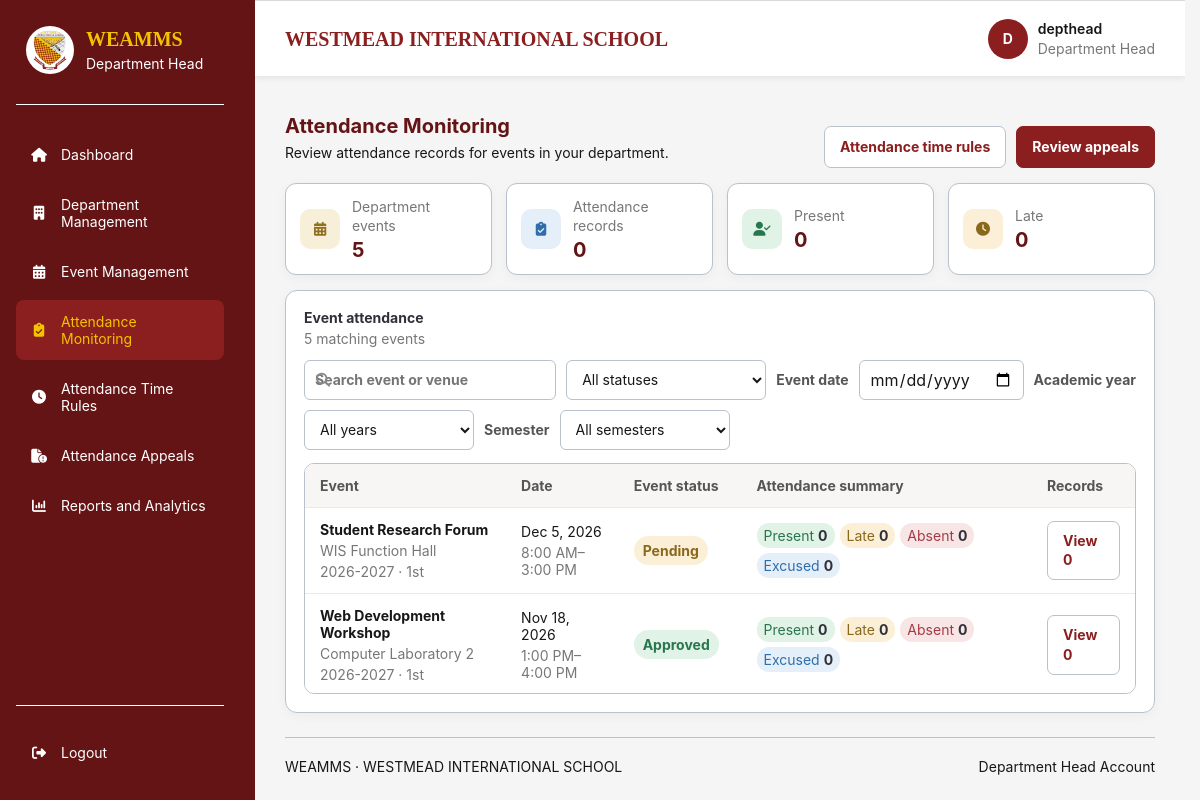
The page /department-head/attendance/index.php (signed in) on the database its author committed.
### tables this page shows
CREATE TABLE `events` (
  `event_id` bigint(20) UNSIGNED NOT NULL,
  `department_id` bigint(20) UNSIGNED NOT NULL,
  `requested_by` bigint(20) UNSIGNED NOT NULL,
  `academic_period_id` bigint(20) UNSIGNED NOT NULL,
  `event_title` varchar(200) NOT NULL,
  `event_description` text DEFAULT NULL,
  `venue` varchar(200) DEFAULT NULL,
  `start_at` datetime NOT NULL,
  `end_at` datetime NOT NULL,
  `attendance_opens_at` datetime DEFAULT NULL,
  `attendance_closes_at` datetime DEFAULT NULL,
  `event_status` enum('pending','approved','rejected','cancelled','cancellation_requested','completed') NOT NULL DEFAULT 'pending',
  `admin_reviewed_by` bigint(20) UNSIGNED DEFAULT NULL,
  `admin_reviewed_at` datetime DEFAULT NULL,
  `admin_remarks` text DEFAULT NULL,
  `cancellation_requested_at` datetime DEFAULT NULL,
  `cancellation_requested_by` bigint(20) UNSIGNED DEFAULT NULL,
  `cancellation_request_remarks` text DEFAULT NULL,
  `created_at` timestamp NOT NULL DEFAULT current_timestamp(),
  `updated_at` timestamp NOT NULL DEFAULT current_timestamp() ON UPDATE current_timestamp()
);

CREATE TABLE `academic_periods` (
  `academic_period_id` bigint(20) UNSIGNED NOT NULL,
  `academic_year` varchar(20) NOT NULL,
  `semester` enum('1st','2nd','Summer','Other') NOT NULL DEFAULT '1st',
  `start_date` date NOT NULL,
  `end_date` date NOT NULL,
  `is_current` tinyint(1) NOT NULL DEFAULT 0,
  `created_at` timestamp NOT NULL DEFAULT current_timestamp()
);

### includes/department_head_context.php (called while the page is built, shortened)
<?php
function dhEscape(mixed $value): string
{
    return htmlspecialchars(
        (string) $value,
        ENT_QUOTES,
        'UTF-8'
    );
}

### department-head/attendance/index.php (the view, shortened to what this page needs)
<?php
require_once __DIR__ . '/../../includes/department_head_layout_start.php';
$search = trim(is_string($_GET['q'] ?? null) ? $_GET['q'] : '');
$dateFilter = $_GET['date'] ?? '';
$sql = "
    SELECT e.event_id, e.event_title, e.venue, e.start_at, e.end_at,
           e.event_status, ap.academic_year, ap.semester,
           COALESCE(a.record_count, 0) AS record_count,
           COALESCE(a.present_count, 0) AS present_count,
           COALESCE(a.late_count, 0) AS late_count,
           COALESCE(a.absent_count, 0) AS absent_count,
           COALESCE(a.excused_count, 0) AS excused_count
    FROM events e
    INNER JOIN academic_periods ap
        ON ap.academic_period_id = e.academic_period_id
    LEFT JOIN (
        SELECT ea.event_id,
               COUNT(*) AS record_count,
               SUM(ea.attendance_status = 'present') AS present_count,
               SUM(ea.attendance_status = 'late') AS late_count,
               SUM(ea.attendance_status = 'absent') AS absent_count,
               SUM(ea.attendance_status = 'excused') AS excused_count
        FROM event_attendance ea
        INNER JOIN event_attendance_roster r
            ON r.event_id = ea.event_id AND r.student_id = ea.student_id
        INNER JOIN events scoped_event ON scoped_event.event_id = ea.event_id
        WHERE scoped_event.department_id = :stats_department_id
          AND r.department_id = scoped_event.department_id
        GROUP BY ea.event_id
    ) a ON a.event_id = e.event_id
    WHERE e.department_id = :department_id";
$params = [
    'stats_department_id' => $departmentId,
    'department_id' => $departmentId,
];
$sql .= ' ORDER BY e.start_at DESC, e.event_id DESC';
$stmt = $pdo->prepare($sql);
$stmt->execute($params);
$events = $stmt->fetchAll(PDO::FETCH_ASSOC);
$summaryStmt = $pdo->prepare(
    "SELECT COUNT(DISTINCT e.event_id) AS event_count,
            COUNT(r.student_id) AS record_count,
            COALESCE(SUM(r.student_id IS NOT NULL AND ea.attendance_status = 'present'), 0) AS present_count,
            COALESCE(SUM(r.student_id IS NOT NULL AND ea.attendance_status = 'late'), 0) AS late_count,
            COALESCE(SUM(r.student_id IS NOT NULL AND ea.attendance_status = 'absent'), 0) AS absent_count,
            COALESCE(SUM(r.student_id IS NOT NULL AND ea.attendance_status = 'excused'), 0) AS excused_count
     FROM events e
     LEFT JOIN event_attendance ea ON ea.event_id = e.event_id
     LEFT JOIN event_attendance_roster r
        ON r.event_id = ea.event_id AND r.student_id = ea.student_id
       AND r.department_id = e.department_id
     WHERE e.department_id = ?"
);
$summaryStmt->execute([$departmentId]);
$summary = $summaryStmt->fetch(PDO::FETCH_ASSOC);
?>
<section class="dashboard-section management-page attendance-monitoring-content">
    <div class="section-heading">
        <div>
            <h2>Attendance Monitoring</h2>
            <p>Review attendance records for events in your department.</p>
        </div>
        <div class="management-form-actions">
            <a class="management-button management-button-secondary" href="<?= dhEscape($baseUrl) ?>/department-head/attendance-settings/index.php">Attendance time rules</a>
            <a class="management-button" href="<?= dhEscape($baseUrl) ?>/department-head/appeals/index.php">Review appeals</a>
        </div>
    </div>
    <div class="attendance-monitor-summary">
        <article class="attendance-monitor-card">
            <span class="attendance-monitor-icon"><i class="fa-solid fa-calendar-days" aria-hidden="true"></i></span>
            <div><span>Department events</span><strong><?= (int) $summary['event_count'] ?></strong></div>
        </article>
        <article class="attendance-monitor-card">
            <span class="attendance-monitor-icon monitor-icon-blue"><i class="fa-solid fa-clipboard-check" aria-hidden="true"></i></span>
            <div><span>Attendance records</span><strong><?= (int) $summary['record_count'] ?></strong></div>
        </article>
        <article class="attendance-monitor-card">
            <span class="attendance-monitor-icon monitor-icon-green"><i class="fa-solid fa-user-check" aria-hidden="true"></i></span>
            <div><span>Present</span><strong><?= (int) $summary['present_count'] ?></strong></div>
        </article>
        <article class="attendance-monitor-card">
            <span class="attendance-monitor-icon monitor-icon-gold"><i class="fa-solid fa-clock" aria-hidden="true"></i></span>
            <div><span>Late</span><strong><?= (int) $summary['late_count'] ?></strong></div>
        </article>
    </div>
    <div class="attendance-monitor-panel">
        <div class="attendance-monitor-panel-heading">
            <div>
                <h3>Event attendance</h3>
                <p><?= count($events) ?> matching <?= count($events) === 1 ? 'event' : 'events' ?></p>
            </div>
        </div>
        <form class="management-filter attendance-monitor-filter" method="get" action="<?= dhEscape($baseUrl) ?>/department-head/attendance/index.php">
            <label class="attendance-monitor-search">
                <input type="search" name="q" value="<?= dhEscape($search) ?>" placeholder="Search event or venue">
            </label>
            <select id="event-status" name="status" onchange="this.form.requestSubmit()">
                <option value="">All statuses</option>
            </select>
            <label for="event-date">Event date</label>
            <input id="event-date" type="date" name="date" value="<?= dhEscape($dateFilter) ?>" onchange="this.form.requestSubmit()">
            <label for="academic-year">Academic year</label>
            <select id="academic-year" name="academic_year" onchange="this.form.requestSubmit()">
                <option value="">All years</option>
            </select>
            <label for="semester">Semester</label>
            <select id="semester" name="semester" onchange="this.form.requestSubmit()">
                <option value="">All semesters</option>
            </select>
        </form>
        <?php if ($events === []): ?>
            <div class="department-panel empty-state">
                <i class="fa-solid fa-clipboard-list" aria-hidden="true"></i>
                <strong>No matching events</strong>
                <p>Events and their attendance summaries will appear here.</p>
            </div>
        <?php else: ?>
            <div class="management-table-wrap attendance-event-scroll">
                <table class="management-table">
                    <thead>
                        <tr>
                            <th scope="col">Event</th>
                            <th scope="col">Date</th>
                            <th scope="col">Event status</th>
                            <th scope="col">Attendance summary</th>
                            <th scope="col">Records</th>
                        </tr>
                    </thead>
                    <tbody>
                        <?php foreach ($events as $event): ?>
                            <?php $eventStatus = strtolower($event['event_status']); ?>
                            <tr>
                                <td data-label="Event">
                                    <strong><?= dhEscape($event['event_title']) ?></strong>
                                    <span><?= dhEscape($event['venue'] ?: 'Venue not specified') ?></span>
                                    <span><?= dhEscape($event['academic_year']) ?> · <?= dhEscape($event['semester']) ?></span>
                                </td>
                                <td data-label="Date">
                                    <?= dhEscape(date('M j, Y', strtotime($event['start_at']))) ?>
                                    <span><?= dhEscape(date('g:i A', strtotime($event['start_at']))) ?>–<?= dhEscape(date('g:i A', strtotime($event['end_at']))) ?></span>
                                </td>
                                <td data-label="Event status">
                                    <span class="status-pill status-<?= dhEscape($eventStatus) ?>">
                                        <?= dhEscape(ucfirst($eventStatus)) ?>
                                    </span>
                                </td>
                                <td data-label="Attendance summary">
                                    <div class="attendance-status-counts">
                                        <span class="monitor-count-present">Present <strong><?= (int) $event['present_count'] ?></strong></span>
                                        <span class="monitor-count-late">Late <strong><?= (int) $event['late_count'] ?></strong></span>
                                        <span class="monitor-count-absent">Absent <strong><?= (int) $event['absent_count'] ?></strong></span>
                                        <span class="monitor-count-excused">Excused <strong><?= (int) $event['excused_count'] ?></strong></span>
                                    </div>
                                </td>
                                <td data-label="Records">
                                    <a class="management-button management-button-secondary" href="<?= dhEscape($baseUrl) ?>/department-head/attendance/records.php?event_id=<?= (int) $event['event_id'] ?>">
                                        View <?= (int) $event['record_count'] ?>
                                    </a>
                                </td>
                            </tr>
                        <?php endforeach; ?>
                    </tbody>
                </table>
            </div>
        <?php endif; ?>
    </div>
</section>
<?php require __DIR__ . '/../../includes/footer.php'; ?>
</main>
</body>
</html>

### assets/css/style.css (style rules this page uses)
:root { --wis-maroon-light: #B43737; --wis-maroon: #8B1E1E; --wis-maroon-dark: #641414; --wis-gold: #F2C300; --wis-gold-dark: #D6A900; --wis-white: #FFFFFF; --wis-light-blue: #E8F0FE; --wis-black: #171717; --wis-background: #F5F5F5; --wis-border: #B8C1CC; --wis-shadow: 0 8px 25px rgba(0, 0, 0, 0.10); }
* { box-sizing: border-box; margin: 0; padding: 0; }
html { scroll-behavior: smooth; }
body { display: flex; justify-content: center; align-items: flex-start; min-height: 100vh; padding: 0 20px; background: var(--wis-background); color: var(--wis-black); font-family: Arial, Helvetica, sans-serif; }
form { width: 100%; margin: 0 auto; }

### rows shown on the page
events: event_title "Student Research Forum", venue "WIS Function Hall", academic_period.academic_year "2026-2027", academic_period.semester "1st", start_at "Dec 5, 2026", start_at "8:00 AM", end_at "3:00 PM", event_status "Pending", present_count "0", late_count "0", absent_count "0", excused_count "0", record_count "0"
events: event_title "Web Development Workshop", venue "Computer Laboratory 2", academic_period.academic_year "2026-2027", academic_period.semester "1st", start_at "Nov 18, 2026", start_at "1:00 PM", end_at "4:00 PM", event_status "Approved", present_count "0", late_count "0", absent_count "0", excused_count "0", record_count "0"

### other values the page prints
str_replace('_', ' ', $role) "Department Head"
$label "Dashboard"
$label "Department Management"
$label "Event Management"
$label "Attendance Monitoring"
$label "Attendance Time Rules"
$label "Attendance Appeals"
$label "Reports and Analytics"
$initial "D"
$username "depthead"
$userRole "Department Head"
$summary['event_count'] "5"
$summary['record_count'] "0"
$summary['present_count'] "0"
$summary['late_count'] "0"
